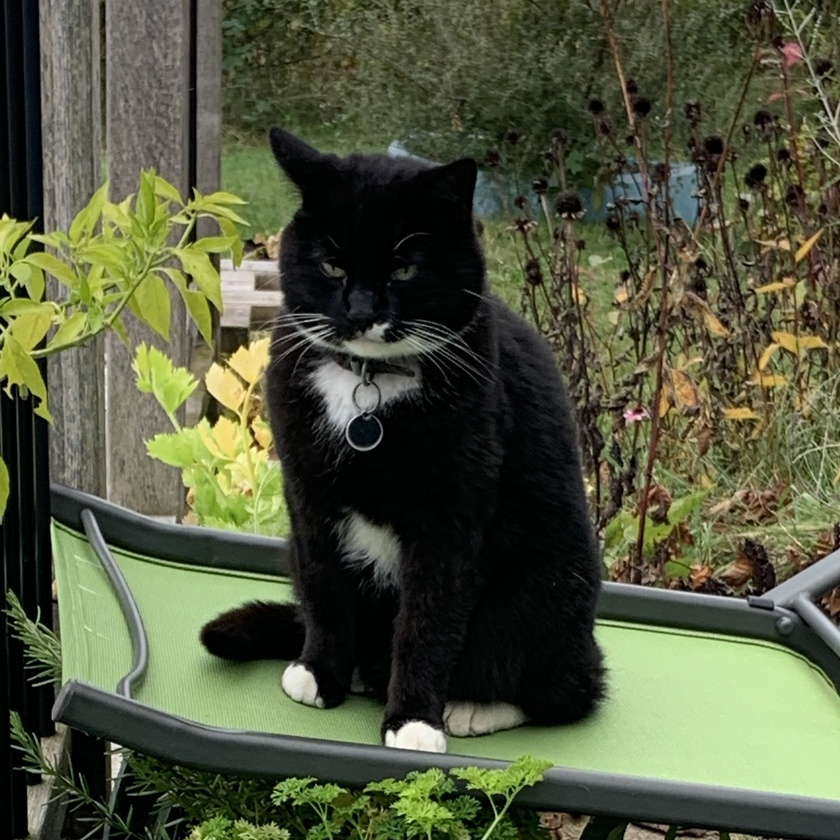
#> input picture images/IMG_1802.jpeg, 840 x 840 px, shrunk from 1963 x 1963 before the run
$ jupyter execute --allow-errors test-fuzzy_c_means.ipynb
#> lines starting #> are read from the running program, lines starting #| are printed output that depends on the picture; after the words box and inside, x2 and y2 are one past the last pixel; in counts of white or black regions, pixels touching at a corner belong together
[cell 1]
import numpy as np
import matplotlib.pyplot as plt
import skfuzzy as fuzz
import cv2 as cv

[cell 2]
image = cv.imread('images/IMG_1802.jpeg')
#> image is the input picture: shape (840, 840, 3); mean B, G, R 62.7, 87.7, 82.3

# Fuzzy c-means
modified from [geeks for geeks](https://www.geeksforgeeks.org/image-segmentation-using-fuzzy-c-means-clustering/)

[cell 3]
# Handle images with an alpha channel by considering only the first three channels (RGB)
if image.shape[-1] == 4:
    image = image[..., :3]

# Convert the image to grayscale
gray_image = cv.cvtColor(image, cv.COLOR_BGR2GRAY)

# Display the original and grayscale images
plt.figure(figsize=(12, 6))
plt.subplot(1, 2, 1)
plt.title('Original Image')
plt.imshow(image)
plt.subplot(1, 2, 2)
plt.title('Grayscale Image')
plt.imshow(gray_image, cmap='gray')
plt.show()

[cell 4]
# Reshape the image into a 1D array
# pixels = gray_image.reshape(-1, 1)

## LET US FORGET ABOUT GRAYSCALE
pixels = image.reshape(-1, 3)

[cell 5]
# Define the number of clusters
n_clusters = 3

# Apply Fuzzy C-Means clustering
#> (the rest of this cell did not finish here and is left out)

#> (a cell that did not finish here is left out)

[cell 7]
# Create an empty image with the same shape as the original
colored_segmented_image = np.zeros((gray_image.shape[0], gray_image.shape[1], 3))

# Assign colors to each cluster
#> (the rest of this cell did not finish here and is left out)

# Watershed algorithm
taken from [opencv doc](https://docs.opencv.org/4.x/d3/db4/tutorial_py_watershed.html)

[cell 8]
gray = cv.cvtColor(image,cv.COLOR_BGR2GRAY)
ret, thresh = cv.threshold(gray,0,255,cv.THRESH_BINARY_INV+cv.THRESH_OTSU)
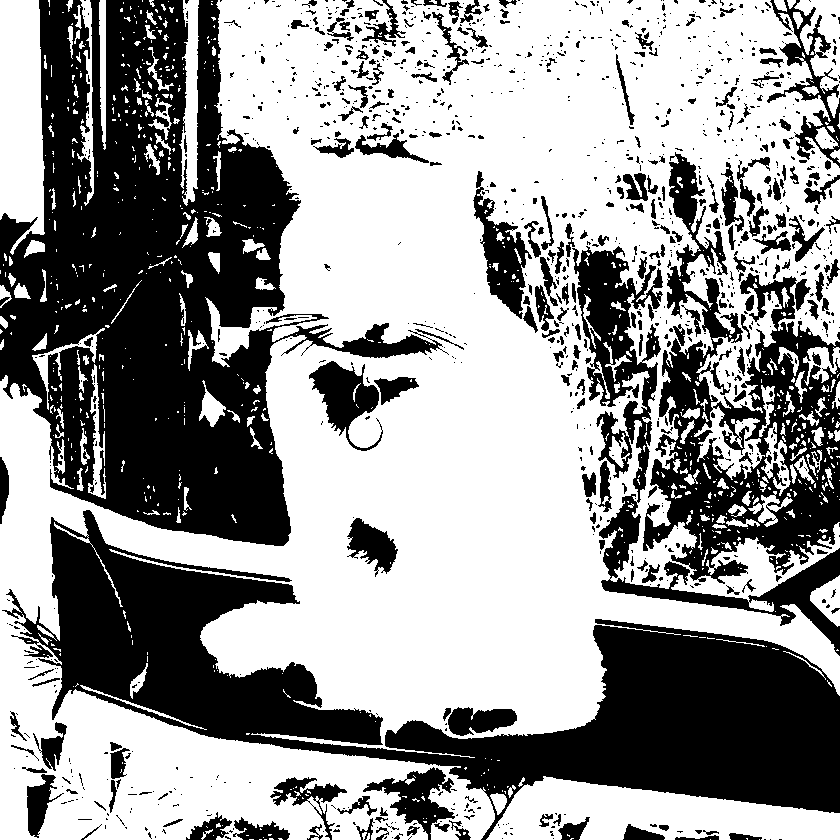
#> thresh: shape (840, 840); 59.2% white; 1159 black regions (878 under 20 px), largest, box (x1, y1, x2, y2) and area: (0, 0, 449, 546) 107842, (2, 510, 840, 840) 86252, (643, 152, 840, 584) 31981
#> ret = 93

plt.imshow(thresh)

[cell 9]
# noise removal
kernel = np.ones((3,3),np.uint8)
opening = cv.morphologyEx(thresh,cv.MORPH_OPEN,kernel, iterations = 2)
#> opening: shape (840, 840); 53.5% white; 358 black regions (271 under 20 px), largest, box (x1, y1, x2, y2) and area: (0, 0, 464, 546) 118008, (0, 510, 840, 840) 97825, (473, 148, 840, 656) 80799

# sure background area
sure_bg = cv.dilate(opening,kernel,iterations=3)
#> sure_bg: shape (840, 840); 65.7% white; 133 black regions (61 under 20 px), largest, box (x1, y1, x2, y2) and area: (0, 0, 314, 543) 101688, (23, 514, 840, 831) 83368, (654, 263, 840, 650) 27981

# Finding sure foreground area
dist_transform = cv.distanceTransform(opening,cv.DIST_L2,5)
ret, sure_fg = cv.threshold(dist_transform,0.7*dist_transform.max(),255,0)
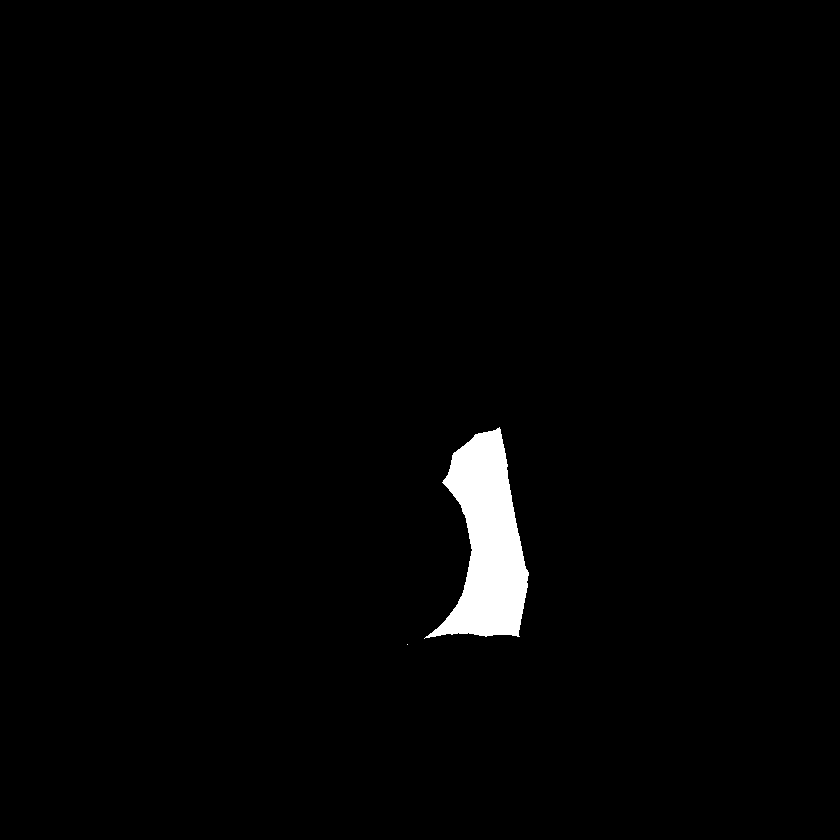
#> sure_fg: shape (840, 840) float32; 1.7% white; 2 white regions (1 under 20 px), largest, box (x1, y1, x2, y2) and area: (424, 427, 529, 639) 11783
#> ret = 74.16

# Finding unknown region
sure_fg = np.uint8(sure_fg)
unknown = cv.subtract(sure_bg,sure_fg)
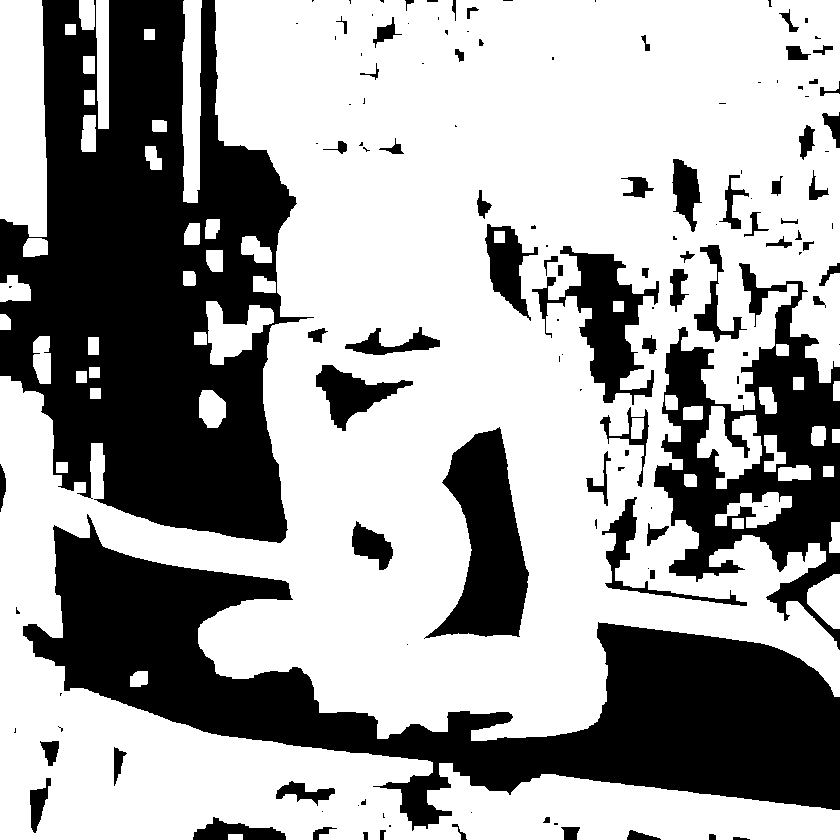
#> unknown: shape (840, 840); 64% white; 135 black regions (62 under 20 px), largest, box (x1, y1, x2, y2) and area: (0, 0, 314, 543) 101688, (23, 514, 840, 831) 83368, (654, 263, 840, 650) 27981

[cell 10]
# Marker labelling
ret, markers = cv.connectedComponents(sure_fg)
#> markers: shape (840, 840) int32; 3 distinct labels, from 0 to 2
#> ret = 3

# Add one to all labels so that sure background is not 0, but 1
markers = markers+1
#> markers: shape (840, 840) int32; 3 distinct labels, from 1 to 3

# Now, mark the region of unknown with zero
markers[unknown==255] = 0
#> markers: shape (840, 840) int32; 4 distinct labels, from 0 to 3


plt.imshow(markers)

[cell 11]
markers = cv.watershed(image,markers)
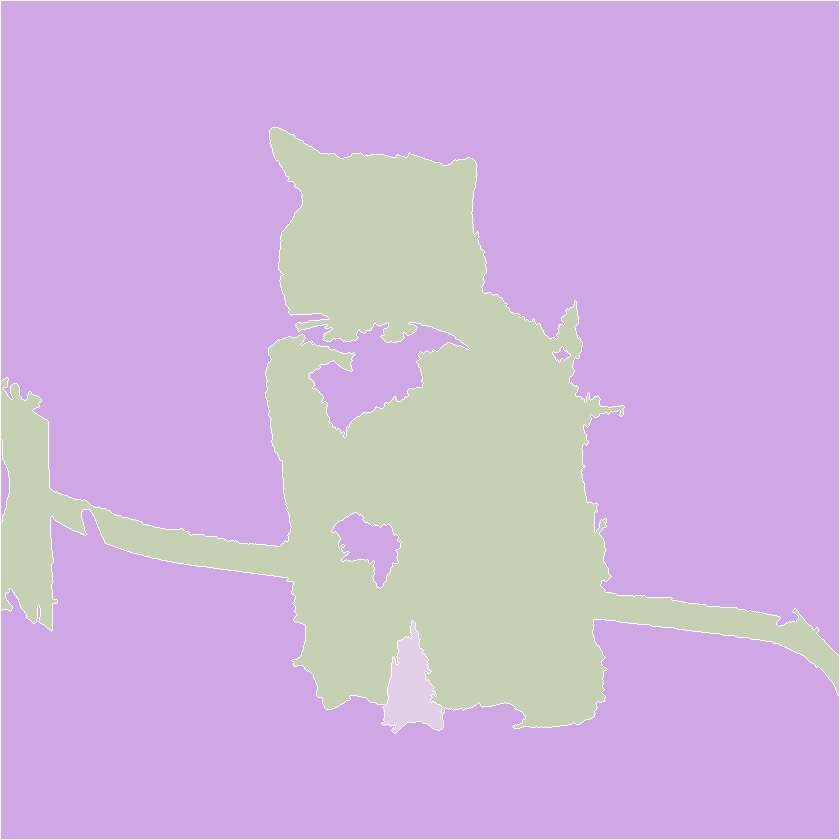
#> markers: shape (840, 840) int32; 4 distinct labels, from -1 to 3; one colour per label, 0 black, -1 white
image[markers == -1] = [255,0,0]
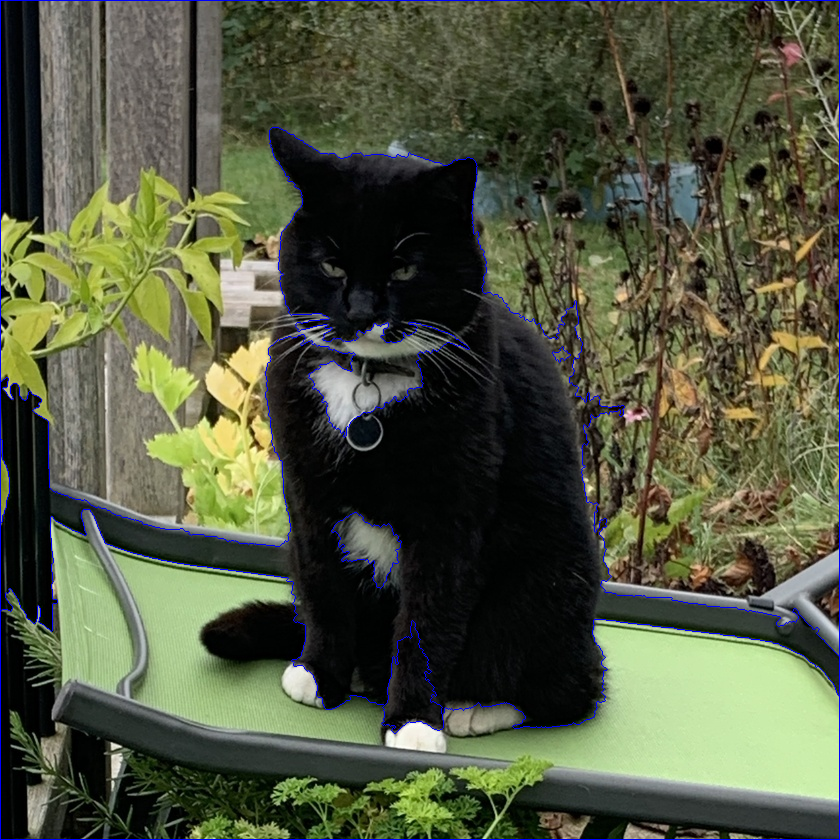
#> image: shape (840, 840, 3); 1.17% of pixels changed, all inside (x1, y1, x2, y2) = (0, 0, 840, 840)

plt.imshow(markers)
